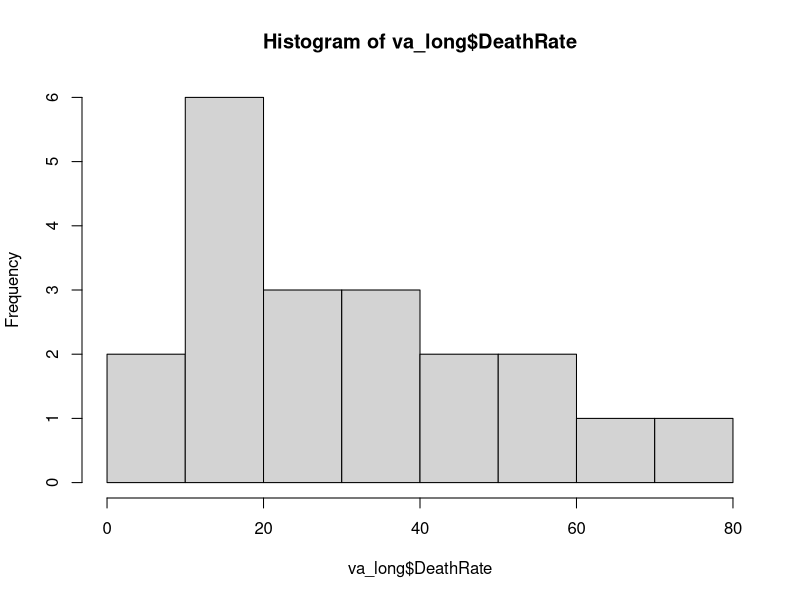
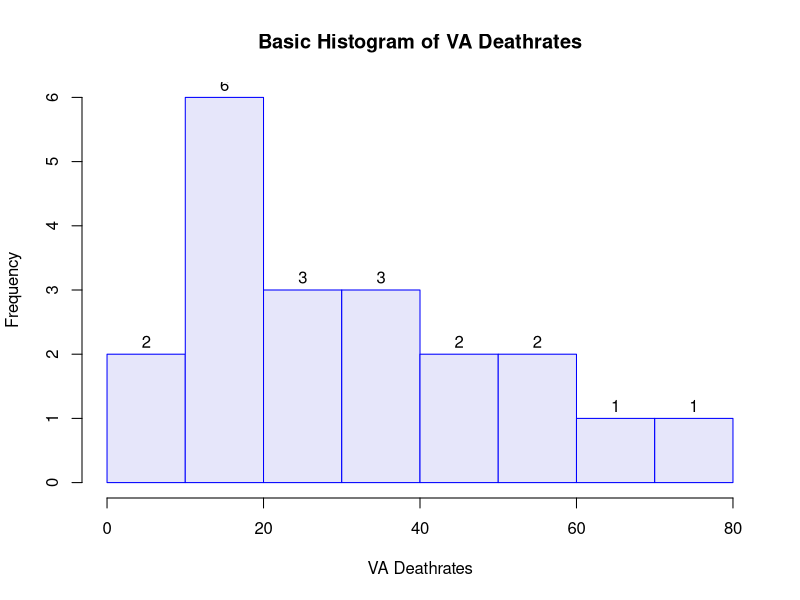
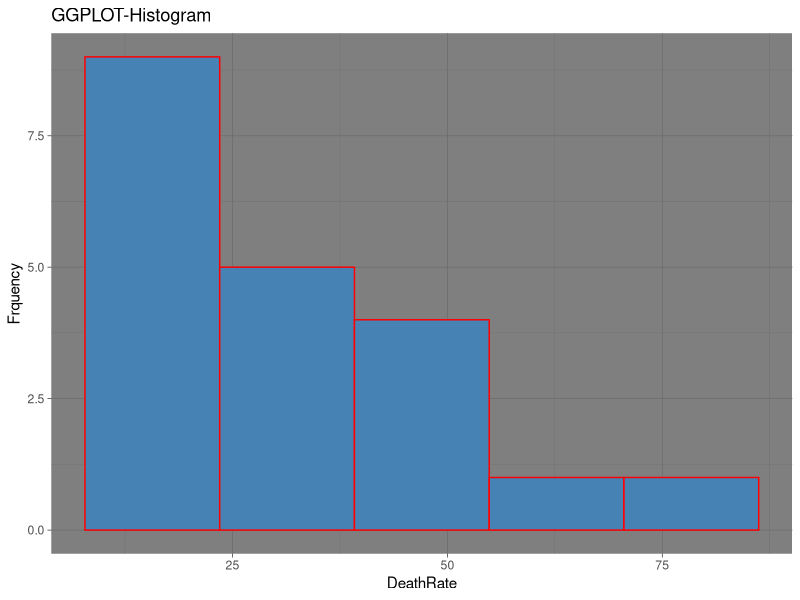

These figures' R source, in order:
?VADeaths
class(VADeaths)
help(class)
va_df <- as.data.frame(VADeaths)
class(va_df)
help("data.frame")
View(va_df)
va_df$AgeGroups <- row.names(VADeaths)
View(va_df)
va_df

va_df <- as.data.frame(VADeaths)

va_long <- reshape(va_df,
                   direction = "long",
                   varying = colnames(VADeaths),
                   v.names = "DeathRate",
                   timevar = "Population",
                   times = colnames(VADeaths))
View(va_long)
hist(va_long$DeathRate)
hist(va_long$DeathRate,
     breaks = 5,
     main="Basic Histogram of VA Deathrates",
     xlab = "VA Deathrates",
     ylab = "Frequency",
     labels = TRUE,
     col = "lavender",
     border = "blue")

library(ggplot2)
ggplot(
  va_long,
  aes(x=DeathRate)
)+
  geom_histogram(
    bins=5,
    fill="steelblue",
    col="red")+
  labs(
    title="GGPLOT-Histogram",
    y="Frquency")+
   #facet_wrap(~Population)
   theme_dark()
